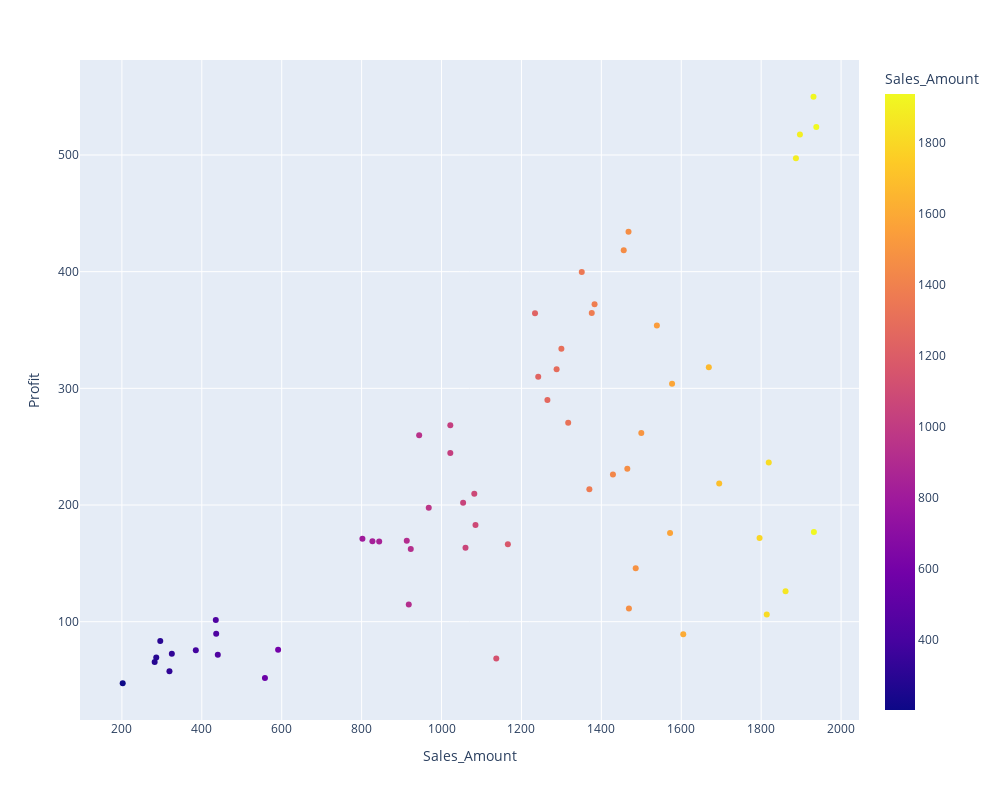

Notebook source saved alongside this figure:
### Code cell
#Plot a scatter plot between Sales_Amount and Profit.
px.scatter(df, x="Sales_Amount", y="Profit", color="Sales_Amount", width=1000, height=800)

### Figure 1 — Plotly figure (JSON) as saved in the notebook; plotly's stock layout.template omitted (floating-point values rounded to 4 significant figures)
{"data": [{"hovertemplate": "Sales_Amount=%{marker.color}<br>Profit=%{y}<extra></extra>", "legendgroup": "", "marker": {"color": [1605, 286, 1469, 1932, 1242, 827, 1887, 1300, 1060, 1288, 1695, 319, 1137, 1351, 1085, 1054, 436, 1486, 1022, 1234, 591, 968, 1022, 1669, 1539, 1931, 1819, 1572, 1082, 1500, 913, 1429, 296, 1861, 435, 1370, 1456, 1814, 1577, 1796, 202, 1166, 1376, 1465, 1938, 1468, 944, 325, 1317, 1265, 440, 918, 558, 385, 1897, 923, 282, 844, 802, 1383], "coloraxis": "coloraxis", "symbol": "circle"}, "mode": "markers", "name": "", "orientation": "v", "showlegend": false, "type": "scatter", "x": [1605, 286, 1469, 1932, 1242, 827, 1887, 1300, 1060, 1288, 1695, 319, 1137, 1351, 1085, 1054, 436, 1486, 1022, 1234, 591, 968, 1022, 1669, 1539, 1931, 1819, 1572, 1082, 1500, 913, 1429, 296, 1861, 435, 1370, 1456, 1814, 1577, 1796, 202, 1166, 1376, 1465, 1938, 1468, 944, 325, 1317, 1265, 440, 918, 558, 385, 1897, 923, 282, 844, 802, 1383], "xaxis": "x", "y": [89.32, 69.35, 111.3, 176.9, 309.9, 169.1, 497.2, 333.8, 163.3, 316.3, 218.4, 57.65, 68.44, 399.8, 182.8, 201.9, 89.78, 145.9, 244.7, 364.5, 76.04, 197.6, 268.4, 318.1, 353.8, 549.9, 236.3, 175.9, 209.6, 261.7, 169.5, 226.2, 83.53, 126.1, 101.5, 213.6, 418.3, 106.2, 304, 171.8, 47.26, 166.5, 364.5, 231.2, 524.0, 434.3, 259.8, 72.45, 270.4, 289.9, 71.68, 114.8, 51.83, 75.62, 517.5, 162.4, 65.53, 168.8, 171.0, 372.0], "yaxis": "y"}], "layout": {"coloraxis": {"colorbar": {"title": {"text": "Sales_Amount"}}, "colorscale": [[0, "#0d0887"], [0.1111, "#46039f"], [0.2222, "#7201a8"], [0.3333, "#9c179e"], [0.4444, "#bd3786"], [0.5556, "#d8576b"], [0.6667, "#ed7953"], [0.7778, "#fb9f3a"], [0.8889, "#fdca26"], [1, "#f0f921"]]}, "height": 800, "legend": {"tracegroupgap": 0}, "margin": {"t": 60}, "width": 1000, "xaxis": {"anchor": "y", "autorange": true, "domain": [0, 1], "range": [95.0, 2045.0], "title": {"text": "Sales_Amount"}, "type": "linear"}, "yaxis": {"anchor": "x", "autorange": true, "domain": [0, 1], "range": [15.76, 581.4], "title": {"text": "Profit"}, "type": "linear"}}}
